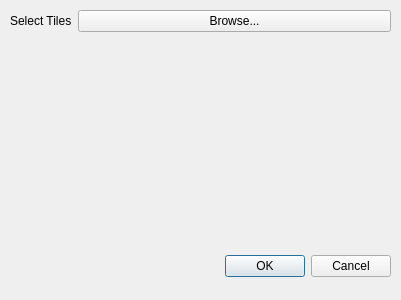
<?xml version="1.0" encoding="UTF-8"?>
<ui version="4.0">
 <class>Dialog</class>
 <widget class="QDialog" name="Dialog">
  <property name="geometry">
   <rect>
    <x>0</x>
    <y>0</y>
    <width>401</width>
    <height>300</height>
   </rect>
  </property>
  <property name="windowTitle">
   <string>Import Tiled Terrain</string>
  </property>
  <widget class="QWidget" name="layoutWidget">
   <property name="geometry">
    <rect>
     <x>10</x>
     <y>250</y>
     <width>381</width>
     <height>33</height>
    </rect>
   </property>
   <layout class="QHBoxLayout">
    <property name="spacing">
     <number>6</number>
    </property>
    <property name="margin" stdset="0">
     <number>0</number>
    </property>
    <item>
     <spacer>
      <property name="orientation">
       <enum>Qt::Horizontal</enum>
      </property>
      <property name="sizeHint" stdset="0">
       <size>
        <width>131</width>
        <height>31</height>
       </size>
      </property>
     </spacer>
    </item>
    <item>
     <widget class="QPushButton" name="okButton">
      <property name="text">
       <string>OK</string>
      </property>
     </widget>
    </item>
    <item>
     <widget class="QPushButton" name="cancelButton">
      <property name="text">
       <string>Cancel</string>
      </property>
     </widget>
    </item>
   </layout>
  </widget>
  <widget class="QWidget" name="formLayoutWidget">
   <property name="geometry">
    <rect>
     <x>10</x>
     <y>10</y>
     <width>381</width>
     <height>221</height>
    </rect>
   </property>
   <layout class="QFormLayout" name="formLayout">
    <item row="0" column="0">
     <widget class="QLabel" name="label">
      <property name="text">
       <string>Select Tiles</string>
      </property>
     </widget>
    </item>
    <item row="0" column="1">
     <widget class="QPushButton" name="btnBrowseTiles">
      <property name="text">
       <string>Browse...</string>
      </property>
     </widget>
    </item>
   </layout>
  </widget>
 </widget>
 <resources/>
 <connections>
  <connection>
   <sender>okButton</sender>
   <signal>clicked()</signal>
   <receiver>Dialog</receiver>
   <slot>accept()</slot>
   <hints>
    <hint type="sourcelabel">
     <x>278</x>
     <y>253</y>
    </hint>
    <hint type="destinationlabel">
     <x>96</x>
     <y>254</y>
    </hint>
   </hints>
  </connection>
  <connection>
   <sender>cancelButton</sender>
   <signal>clicked()</signal>
   <receiver>Dialog</receiver>
   <slot>reject()</slot>
   <hints>
    <hint type="sourcelabel">
     <x>369</x>
     <y>253</y>
    </hint>
    <hint type="destinationlabel">
     <x>179</x>
     <y>282</y>
    </hint>
   </hints>
  </connection>
 </connections>
</ui>
